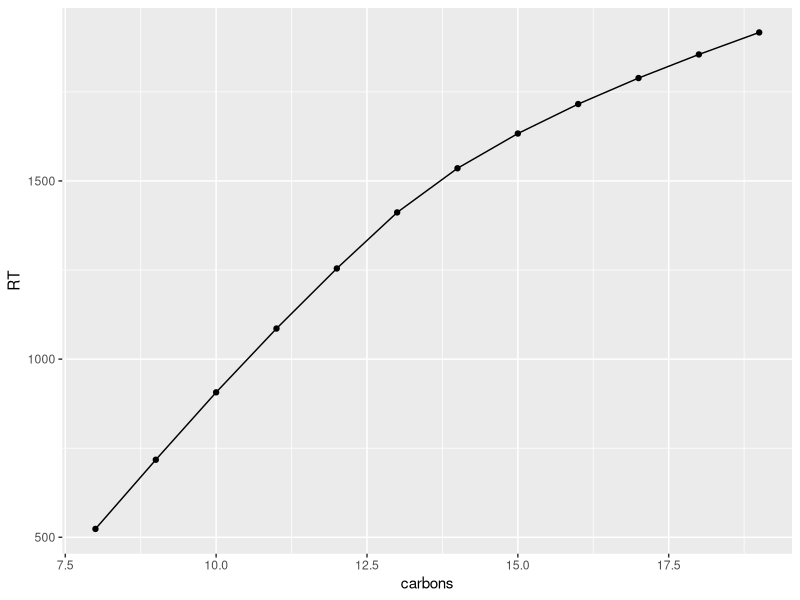

The R source for this figure: (Note: this script raises an error after producing the figure.)
library(tidyverse)
########################################
# Give Retention time values (seconds) 
# of the alkane series 
########################################
alkanes = data.frame(
RT = 
c(
c8 <- 523.5, # n-octane
c9 <- 717.6, # n-nonane
c10 <- 906.8, # n-decane
c11 <- 1085.8, # n-undecane
c12 <- 1254.4, # n-docecane
c13 <- 1411.7, # n-tridecane
c14 <- 1535.6, # n-tetradecane
c15 <- 1633.1, # n-pentadecane
c16 <- 1715.8, #n-hexadecane
c17 <- 1788.8, #n-heptadecane
c18 <- 1855,  # n-octadecane
c19 <- 1916.8 # n-nonadecane
),
carbons = c(8:19)
)

# Plot retention time progression of the alkane series
ggplot(alkanes,aes(x = carbons,  y = RT))+
  geom_point()+
  geom_line()


###########################################################
# Set the N-1 / N+1 points from your compound of interest #
###########################################################

# Measured retention time of your compound of interest
# This is now done using the KI_notebook.Rmd file! 
# my.rt = 1017


# Logical statement to determine the retention time interval of your compound
# And set the variables needed to calculate your KI:
#
# RT1 = Retention time of the first alkane before "my.rt" 
# RT2 = Retention time of the first alkane after "my.rt" 
# N = The number of carbons of the alkane that comes after "my.rt"

KI.variables = 
  if ((my.rt > c8) & (my.rt < c9) ) {
  list("RT1" = c8,
  "RT2"= c9,
  "N" = 9
  )
} else{
    if ((my.rt > c9) & (my.rt < c10) ) {
      list("RT1" = c9,
      "RT2"= c10,
      "N" = 10
      )
    } else{
        if ((my.rt > c10) & (my.rt < c11) ) {
          list("RT1" = c10,
          "RT2"= c11,
          "N" = 11
          )
        }  else{
          if ((my.rt > c11) & (my.rt < c12) ) {
           list("RT1" = c11,
            "RT2"= c12,
            "N" = 12
           )
          }  else{
            if ((my.rt > c12) & (my.rt < c13) ) {
              list("RT1" = c12,
              "RT2"= c13,
              "N" = 13
              )
            } else{
              if ((my.rt > c13) & (my.rt < c14) ) {
               list("RT1" = c13,
                "RT2"= c14,
                "N" = 14
               )
              } else{
                if ((my.rt > c14) & (my.rt < c15) ) {
                  list("RT1" = c14,
                  "RT2"= c15,
                  "N" = 15
                  )
                } else{
                  if ((my.rt > c15) & (my.rt < c16) ) {
                    list("RT1" = c15,
                    "RT2"= c16,
                    "N" = 16
                    )
                  }  else{
                    if ((my.rt > c16) & (my.rt < c17) ) {
                      list("RT1" = c16,
                      "RT2"= c17,
                      "N" = 17
                      )
                    }  else{
                      if ((my.rt > c17) & (my.rt < c18) ) {
                        list("RT1" = c17,
                        "RT2"= c18,
                        "N" = 18
                        )
                      }  else{
                        if ((my.rt > c18) & (my.rt < c19) ) {
                          list("RT1" = c18,
                          "RT2"= c19,
                          "N" = 19
                          )
                        }
                      }
                    }
                  }
                }
              }
            }
          }
        }
      }
  }


#############################################
# Calculate KI using van der Dool's formula #
#############################################
KI = round((100 * KI.variables$N)+100*((my.rt - KI.variables$RT1)/(KI.variables$RT2 - KI.variables$RT1)))
